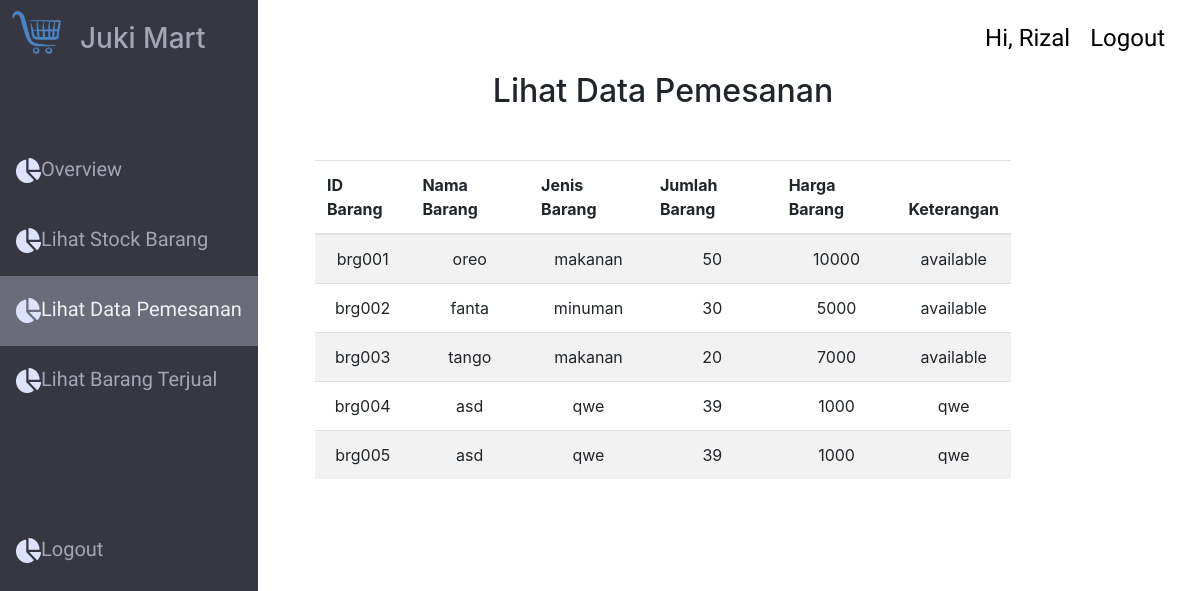
Page /index.php/pemilik_controller/lihat_pesanan on the committed database.
### tables this page shows
CREATE TABLE `pesanan` (
  `id_barang` char(6) NOT NULL,
  `nama_barang` varchar(50) DEFAULT NULL,
  `keterangan_barang` varchar(255) DEFAULT NULL,
  `jenis_barang` varchar(255) DEFAULT NULL,
  `harga_barang` int(10) DEFAULT NULL,
  `jumlah_barang` int(5) DEFAULT NULL
);

### application/controllers/pemilik_controller.php (called while the page is built, shortened)
<?php
class Pemilik_controller extends CI_Controller {
	public function __construct(){
		$this->load->Model('pemilik_model');
		$this->load->Model('karyawan_model');
		$this->load->Model('barang_model');
		$this->load->library('session');
	}
	public function lihat_pesanan(){
		$data['barang'] = $this->barang_model->get_all_pesanan();
		$this->load->view('lihat_data_pesanan_pemilik',$data);
	}
}

### index.php (called while the page is built, shortened)
<?php
require_once BASEPATH.'core/CodeIgniter.php';

### application/models/barang_model.php (called while the page is built, shortened)
<?php
class Barang_model extends CI_Model{
    public function get_all_pesanan(){
        $data = $this->db->get('pesanan');
        return $data->result_array();
    }
}

### application/views/lihat_data_pesanan_pemilik.php (the view, shortened to what this page needs)
<!DOCTYPE html>
<html lang="en">
<head>
    <link rel="stylesheet" href="https://maxcdn.bootstrapcdn.com/bootstrap/4.3.1/css/bootstrap.min.css">
    <link rel="stylesheet" type="text/css" href="../assets/css/loggedin_css.css">
</head>
<body>
    <div style="height: 100vh">
        <div class="container-fluid h-100">
            <div class="row h-100">
                <div class="col-3">
                    <nav id="sidebar">
                        <div class="sidebar-header">
                            <h3><img style="width: 80px; height: 80px;" src="../assets/image/logo.png">Juki Mart</h3>
                            <br>
                            <br>
                        </div>
                        <ul>
                            <li class="menu"><a style="text-decoration : none;" href="<?php echo base_url()?>pemilik_controller"><img src="../assets/image/1.png">Overview</a></li>
                            <li class="menu"><a style="text-decoration : none;" href="<?php echo base_url()?>pemilik_controller/lihat_stock"><img src="../assets/image/1.png">Lihat Stock Barang</a></li>
                            <li class="menu"><a class="current" style="text-decoration : none;" href="<?php echo base_url()?>pemilik_controller/lihat_pesanan"><img src="../assets/image/1.png">Lihat Data Pemesanan</a></li>
                            <li class="menu"><a style="text-decoration : none;" href="<?php echo base_url()?>pemilik_controller/lihat_terjual"><img src="../assets/image/1.png">Lihat Barang Terjual</a></li>
                            <li class="menu"><a style="text-decoration : none; margin-top: 100px;" href="#"><img src="../assets/image/1.png">Logout</a></li>
                        </ul>
                    </nav>
                </div>
                <div class="col-9">
                    <div class="row">
                        <div class="col text-right">
                            <a style="text-decoration : none; float: right;" href="<?php echo base_url()?>Welcome/logout"><p class="nama">Logout</p></a>
                            <div class="nama" style="float: right;">Hi, Rizal</div>
                        </div>
                        <div class="col mx-auto">
                            <h2 class="d-flex justify-content-center" style="width: 80%;">Lihat Data Pemesanan</h2>
                            <table class="table table-striped" style="width: 80%; margin-top:50px;">
                                <thead>
                                    <tr>
                                        <th scope="col">ID Barang</th>
                                        <th scope="col">Nama Barang</th>
                                        <th scope="col">Jenis Barang</th>
                                        <th scope="col">Jumlah Barang</th>
                                        <th scope="col">Harga Barang</th>
                                        <th scope="col">Keterangan</th>
                                    </tr>
                                </thead>
                                <tbody>
                                    <tr>
                                        <?php foreach ($barang as $item) :  ?>
                                            <td class="text-center"><?= $item["id_barang"]; ?></td>
                                            <td class="text-center"><?= $item["nama_barang"]; ?></td>
                                            <td class="text-center"><?= $item["jenis_barang"]; ?></td>
                                            <td class="text-center"><?= $item["jumlah_barang"]; ?></td>
                                            <td class="text-center"><?= $item["harga_barang"]; ?></td>
                                            <td class="text-center"><?= $item["keterangan_barang"]; ?></td>
                                    </tr>
                                        <?php endforeach ?>
                                </tbody>
                            </table>
                        </div>
                    </div>
                </div>
            </div>
        </div>
    </div>
</body>
</html>

### assets/css/loggedin_css.css (style rules this page uses)
#sidebar { position: fixed; top: 0; left: 0; height: 100vh; z-index: 999; background: #363740; color: #A4A6B3; transition: all 0.3s; }
ul { list-style-type: none; text-decoration : none; margin: 0; padding: 0; width: 100%; }
li a { line-height: 50px; display: block; text-decoration : none; color: #A4A6B3; padding: 8px 16px; height: 70px; }
.menu { text-decoration: none; font-size: 20px; font-family: 'Muli', sans-serif; text-decoration : none; }
.nama { font-family: 'Prompt', sans-serif; font-style: normal; font-weight: normal; font-size: 24px; color: #000000; margin-right: 20px; margin-top: 20px; }
.current, li a:hover { background-color: rgba(159, 162, 180, 0.5); color: #f1f1f1; }

### rows in the picture
pesanan: id_barang "brg001", nama_barang "oreo", jenis_barang "makanan", jumlah_barang "50", harga_barang "10000", keterangan_barang "available"
pesanan: id_barang "brg002", nama_barang "fanta", jenis_barang "minuman", jumlah_barang "30", harga_barang "5000", keterangan_barang "available"
pesanan: id_barang "brg003", nama_barang "tango", jenis_barang "makanan", jumlah_barang "20", harga_barang "7000", keterangan_barang "available"
pesanan: id_barang "brg004", nama_barang "asd", jenis_barang "qwe", jumlah_barang "39", harga_barang "1000", keterangan_barang "qwe"
pesanan: id_barang "brg005", nama_barang "asd", jenis_barang "qwe", jumlah_barang "39", harga_barang "1000", keterangan_barang "qwe"
